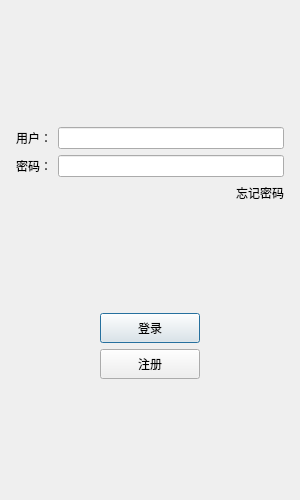
<?xml version="1.0" encoding="UTF-8"?>
<ui version="4.0">
 <class>LoginDialog</class>
 <widget class="QDialog" name="LoginDialog">
  <property name="geometry">
   <rect>
    <x>0</x>
    <y>0</y>
    <width>300</width>
    <height>500</height>
   </rect>
  </property>
  <property name="minimumSize">
   <size>
    <width>300</width>
    <height>500</height>
   </size>
  </property>
  <property name="maximumSize">
   <size>
    <width>300</width>
    <height>500</height>
   </size>
  </property>
  <property name="windowTitle">
   <string>Dialog</string>
  </property>
  <layout class="QVBoxLayout" name="verticalLayout_2">
   <item>
    <layout class="QVBoxLayout" name="verticalLayout">
     <property name="leftMargin">
      <number>5</number>
     </property>
     <property name="topMargin">
      <number>5</number>
     </property>
     <property name="rightMargin">
      <number>5</number>
     </property>
     <property name="bottomMargin">
      <number>5</number>
     </property>
     <item>
      <widget class="QWidget" name="widget" native="true"/>
     </item>
     <item>
      <spacer name="verticalSpacer_2">
       <property name="orientation">
        <enum>Qt::Vertical</enum>
       </property>
       <property name="sizeHint" stdset="0">
        <size>
         <width>20</width>
         <height>40</height>
        </size>
       </property>
      </spacer>
     </item>
     <item>
      <layout class="QHBoxLayout" name="horizontalLayout">
       <item>
        <widget class="QLabel" name="label">
         <property name="maximumSize">
          <size>
           <width>16777215</width>
           <height>25</height>
          </size>
         </property>
         <property name="text">
          <string>用户：</string>
         </property>
        </widget>
       </item>
       <item>
        <widget class="QLineEdit" name="userLineEdit"/>
       </item>
      </layout>
     </item>
     <item>
      <layout class="QHBoxLayout" name="horizontalLayout_2">
       <item>
        <widget class="QLabel" name="passwordLabel">
         <property name="maximumSize">
          <size>
           <width>16777215</width>
           <height>25</height>
          </size>
         </property>
         <property name="text">
          <string>密码：</string>
         </property>
        </widget>
       </item>
       <item>
        <widget class="QLineEdit" name="passwordEdit"/>
       </item>
      </layout>
     </item>
     <item>
      <layout class="QHBoxLayout" name="horizontalLayout_3">
       <item>
        <spacer name="horizontalSpacer">
         <property name="orientation">
          <enum>Qt::Horizontal</enum>
         </property>
         <property name="sizeHint" stdset="0">
          <size>
           <width>40</width>
           <height>20</height>
          </size>
         </property>
        </spacer>
       </item>
       <item>
        <widget class="QLabel" name="label_3">
         <property name="text">
          <string>忘记密码</string>
         </property>
        </widget>
       </item>
      </layout>
     </item>
     <item>
      <spacer name="verticalSpacer">
       <property name="orientation">
        <enum>Qt::Vertical</enum>
       </property>
       <property name="sizeHint" stdset="0">
        <size>
         <width>20</width>
         <height>40</height>
        </size>
       </property>
      </spacer>
     </item>
     <item>
      <layout class="QHBoxLayout" name="horizontalLayout_4">
       <item>
        <spacer name="horizontalSpacer_2">
         <property name="orientation">
          <enum>Qt::Horizontal</enum>
         </property>
         <property name="sizeHint" stdset="0">
          <size>
           <width>40</width>
           <height>20</height>
          </size>
         </property>
        </spacer>
       </item>
       <item>
        <widget class="QPushButton" name="loginBtn">
         <property name="minimumSize">
          <size>
           <width>100</width>
           <height>30</height>
          </size>
         </property>
         <property name="text">
          <string>登录</string>
         </property>
        </widget>
       </item>
       <item>
        <spacer name="horizontalSpacer_3">
         <property name="orientation">
          <enum>Qt::Horizontal</enum>
         </property>
         <property name="sizeHint" stdset="0">
          <size>
           <width>40</width>
           <height>20</height>
          </size>
         </property>
        </spacer>
       </item>
      </layout>
     </item>
     <item>
      <layout class="QHBoxLayout" name="horizontalLayout_5">
       <item>
        <spacer name="horizontalSpacer_4">
         <property name="orientation">
          <enum>Qt::Horizontal</enum>
         </property>
         <property name="sizeHint" stdset="0">
          <size>
           <width>40</width>
           <height>20</height>
          </size>
         </property>
        </spacer>
       </item>
       <item>
        <widget class="QPushButton" name="registerBtn">
         <property name="minimumSize">
          <size>
           <width>100</width>
           <height>30</height>
          </size>
         </property>
         <property name="text">
          <string>注册</string>
         </property>
        </widget>
       </item>
       <item>
        <spacer name="horizontalSpacer_5">
         <property name="orientation">
          <enum>Qt::Horizontal</enum>
         </property>
         <property name="sizeHint" stdset="0">
          <size>
           <width>40</width>
           <height>20</height>
          </size>
         </property>
        </spacer>
       </item>
      </layout>
     </item>
     <item>
      <spacer name="verticalSpacer_3">
       <property name="orientation">
        <enum>Qt::Vertical</enum>
       </property>
       <property name="sizeHint" stdset="0">
        <size>
         <width>20</width>
         <height>40</height>
        </size>
       </property>
      </spacer>
     </item>
    </layout>
   </item>
  </layout>
 </widget>
 <resources/>
 <connections/>
</ui>
